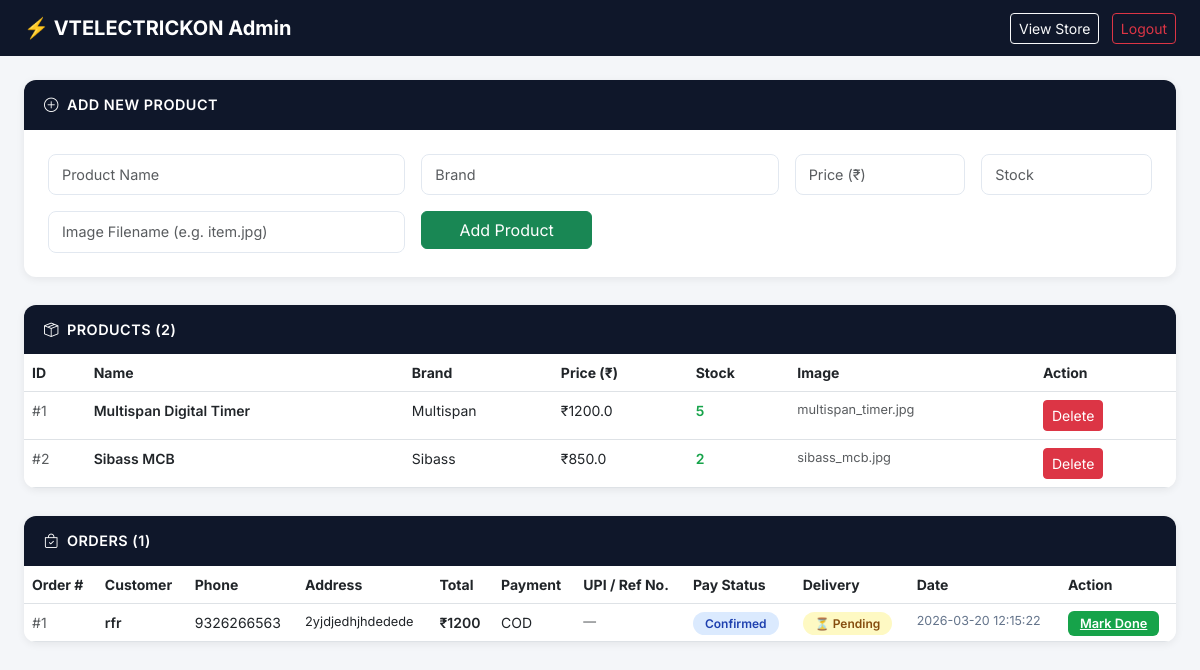
/admin (signed in), run on the app's committed database.
### tables this page shows
CREATE TABLE products(
        id INTEGER PRIMARY KEY AUTOINCREMENT,
        name TEXT,
        brand TEXT,
        price REAL,
        stock INTEGER,
        image TEXT
    );

CREATE TABLE orders(
        id INTEGER PRIMARY KEY AUTOINCREMENT,
        name TEXT,
        phone TEXT,
        address TEXT,
        items TEXT,
        total REAL,
        payment_method TEXT,
        payment_status TEXT DEFAULT 'pending',
        razorpay_order_id TEXT,
        created_at TIMESTAMP DEFAULT CURRENT_TIMESTAMP
    , delivery_status TEXT DEFAULT 'pending', transaction_ref TEXT);

### app.py (the view, shortened to what this page needs)
@app.route("/admin", methods=["GET", "POST"])
@admin_required
def admin():
    conn = sqlite3.connect("database.db")
    c = conn.cursor()
    c.execute("SELECT * FROM products")
    products = c.fetchall()
    c.execute("""SELECT id, name, phone, address, total, payment_method, payment_status,
                        transaction_ref, delivery_status, created_at
                 FROM orders ORDER BY created_at DESC LIMIT 50""")
    orders = c.fetchall()
    conn.close()
    return render_template("admin.html", products=products, orders=orders)

### app.py (called while the page is built)
def admin_required(f):
    @wraps(f)
    def decorated(*args, **kwargs):
        if not session.get("admin_logged_in"):
            return redirect(url_for("admin_login"))
        return f(*args, **kwargs)
    return decorated

### templates/admin.html (shortened to what this page needs)
<!DOCTYPE html>
<html>
<head>
<link rel="stylesheet" href="https://cdn.jsdelivr.net/npm/bootstrap@5.3.0/dist/css/bootstrap.min.css">
<link rel="stylesheet" href="https://cdn.jsdelivr.net/npm/bootstrap-icons@1.10.5/font/bootstrap-icons.css">
</head>
<body>
<nav class="navbar navbar-dark" style="background:#0f172a;">
  <div class="container-fluid px-4">
    <span class="navbar-brand fw-bold">⚡ VTELECTRICKON Admin</span>
    <div>
      <a href="/" class="btn btn-outline-light btn-sm me-2">View Store</a>
      <a href="/admin/logout" class="btn btn-outline-danger btn-sm">Logout</a>
    </div>
  </div>
</nav>
<div class="container-fluid px-4 py-4">
  <div class="section-card">
    <div class="section-header"><i class="bi bi-plus-circle me-2"></i>Add New Product</div>
    <div class="p-4">
      <form method="POST">
        <div class="row g-3">
          <div class="col-md-4"><input class="form-control" name="name" placeholder="Product Name" required></div>
          <div class="col-md-4"><input class="form-control" name="brand" placeholder="Brand"></div>
          <div class="col-md-2"><input class="form-control" name="price" placeholder="Price (₹)" type="number" step="0.01" min="0"></div>
          <div class="col-md-2"><input class="form-control" name="stock" placeholder="Stock" type="number" min="0"></div>
          <div class="col-md-4"><input class="form-control" name="image" placeholder="Image Filename (e.g. item.jpg)"></div>
          <div class="col-md-2"><button class="btn btn-success w-100">Add Product</button></div>
        </div>
      </form>
    </div>
  </div>
  <div class="section-card">
    <div class="section-header"><i class="bi bi-box-seam me-2"></i>Products ({{ products|length }})</div>
    <div class="table-responsive">
      <table class="table table-hover mb-0" style="font-size:0.875rem;">
        <thead style="background:#f8fafc;">
          <tr><th>ID</th><th>Name</th><th>Brand</th><th>Price (₹)</th><th>Stock</th><th>Image</th><th>Action</th></tr>
        </thead>
        <tbody>
          {% for p in products %}
          <tr>
            <td class="text-muted">#{{ p[0] }}</td>
            <td class="fw-semibold">{{ p[1] }}</td>
            <td>{{ p[2] }}</td>
            <td>₹{{ p[3] }}</td>
            <td>
              {% if p[4] > 0 %}<span style="color:#16a34a;font-weight:600;">{{ p[4] }}</span>
              {% else %}<span style="color:#dc2626;font-weight:600;">0</span>{% endif %}
            </td>
            <td class="text-muted" style="font-size:0.8rem;">{{ p[5] }}</td>
            <td><a href="/admin/delete/{{ p[0] }}" class="btn btn-sm btn-danger" onclick="return confirm('Delete this product?')">Delete</a></td>
          </tr>
          {% else %}
          <tr><td colspan="7" class="text-center text-muted py-4">No products.</td></tr>
          {% endfor %}
        </tbody>
      </table>
    </div>
  </div>
  <div class="section-card">
    <div class="section-header"><i class="bi bi-bag-check me-2"></i>Orders ({{ orders|length }})</div>
    <div class="table-responsive">
      <table class="table table-hover mb-0" style="font-size:0.875rem;">
        <thead style="background:#f8fafc;">
          <tr>
            <th>Order #</th>
            <th>Customer</th>
            <th>Phone</th>
            <th>Address</th>
            <th>Total</th>
            <th>Payment</th>
            <th>UPI / Ref No.</th>
            <th>Pay Status</th>
            <th>Delivery</th>
            <th>Date</th>
            <th>Action</th>
          </tr>
        </thead>
        <tbody>
          {% for o in orders %}
          <tr>
            <td class="text-muted">#{{ o[0] }}</td>
            <td class="fw-semibold">{{ o[1] }}</td>
            <td>{{ o[2] }}</td>
            <td class="address-cell" title="{{ o[3] }}">{{ o[3] }}</td>
            <td class="fw-semibold">₹{{ "%.0f"|format(o[4]) }}</td>
            <td>{{ o[5]|upper }}</td>
            <td style="font-size:0.8rem;color:#0369a1;">
              {% if o[7] %}{{ o[7] }}{% else %}<span class="text-muted">—</span>{% endif %}
            </td>
            <td>
              {% if o[6] == 'paid' %}<span class="badge-paid">Paid</span>
              {% elif o[6] == 'confirmed' %}<span class="badge-paid">Confirmed</span>
              {% else %}<span class="badge-pending">Pending</span>{% endif %}
            </td>
            <td>
              {% if o[8] == 'done' %}<span class="badge-done">✓ Done</span>
              {% else %}<span class="badge-pending">⏳ Pending</span>{% endif %}
            </td>
            <td style="font-size:0.78rem;color:#64748b;">{{ o[9] }}</td>
            <td>
              {% if o[8] != 'done' %}
              <a href="/admin/order/{{ o[0] }}/done" class="btn-done"
                 onclick="return confirm('Mark order #{{ o[0] }} as done?')">
                Mark Done
              </a>
              {% else %}
              <span class="text-muted" style="font-size:0.8rem;">Completed</span>
              {% endif %}
            </td>
          </tr>
          {% else %}
          <tr><td colspan="11" class="text-center text-muted py-4">No orders yet.</td></tr>
          {% endfor %}
        </tbody>
      </table>
    </div>
  </div>
</div>
</body>
</html>

### templates/admin.html (style rules this page uses)
body { font-family: 'Inter', sans-serif; background: #f4f6f9; }
.section-card { background: #fff; border: none; border-radius: 12px; box-shadow: 0 2px 8px rgba(0,0,0,0.07); overflow: hidden; margin-bottom: 28px; }
.section-header { background: #0f172a; color: #fff; padding: 14px 20px; font-weight: 600; font-size: 0.9rem; text-transform: uppercase; letter-spacing: 0.5px; }
.form-control { border-radius: 8px; border: 1.5px solid #e2e8f0; padding: 9px 13px; font-size: 0.9rem; }
.badge-pending { background: #fef9c3; color: #854d0e; border-radius: 20px; padding: 4px 12px; font-size: 0.75rem; font-weight: 600; }
.badge-paid { background: #dbeafe; color: #1e40af; border-radius: 20px; padding: 4px 12px; font-size: 0.75rem; font-weight: 600; }
.address-cell { font-size: 0.8rem; color: #64748b; max-width: 160px; white-space: nowrap; overflow: hidden; text-overflow: ellipsis; }
.btn-done { background: #16a34a; color: #fff; border: none; border-radius: 6px; padding: 5px 12px; font-size: 0.8rem; font-weight: 600; }

### data on the page
products: id "1", name "Multispan Digital Timer", brand "Multispan", price "1200.0", stock "5", image "multispan_timer.jpg"
products: id "2", name "Sibass MCB", brand "Sibass", price "850.0", stock "2", image "sibass_mcb.jpg"
orders: id "1", name "rfr", phone "9326266563", address "2yjdjedhjhdedede", total "1200", payment_method "COD", payment_status "Confirmed", delivery_status "⏳ Pending", created_at "2026-03-20 12:15:22"

### other printed values
{{ products|length }} "2"
{{ orders|length }} "1"
